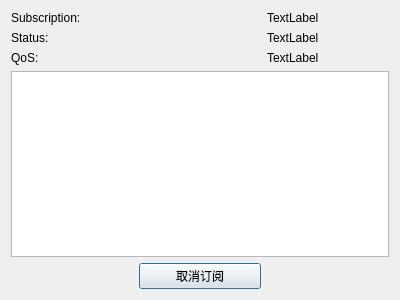
<?xml version="1.0" encoding="UTF-8"?>
<ui version="4.0">
 <class>CDialog</class>
 <widget class="QDialog" name="CDialog">
  <property name="geometry">
   <rect>
    <x>0</x>
    <y>0</y>
    <width>400</width>
    <height>300</height>
   </rect>
  </property>
  <property name="windowTitle">
   <string>Dialog</string>
  </property>
  <layout class="QGridLayout" name="gridLayout">
   <item row="0" column="0">
    <widget class="QLabel" name="label">
     <property name="text">
      <string>Subscription:</string>
     </property>
    </widget>
   </item>
   <item row="0" column="2">
    <widget class="QLabel" name="labelSubscription">
     <property name="text">
      <string>TextLabel</string>
     </property>
    </widget>
   </item>
   <item row="1" column="0">
    <widget class="QLabel" name="label_3">
     <property name="text">
      <string>Status:</string>
     </property>
    </widget>
   </item>
   <item row="1" column="2">
    <widget class="QLabel" name="labelStatus">
     <property name="text">
      <string>TextLabel</string>
     </property>
    </widget>
   </item>
   <item row="2" column="0">
    <widget class="QLabel" name="label_5">
     <property name="text">
      <string>QoS:</string>
     </property>
    </widget>
   </item>
   <item row="2" column="2">
    <widget class="QLabel" name="labelQoS">
     <property name="text">
      <string>TextLabel</string>
     </property>
    </widget>
   </item>
   <item row="3" column="0" colspan="3">
    <widget class="QTextEdit" name="textEdit"/>
   </item>
   <item row="4" column="1">
    <widget class="QPushButton" name="pushButton">
     <property name="text">
      <string>取消订阅</string>
     </property>
    </widget>
   </item>
  </layout>
 </widget>
 <resources/>
 <connections/>
</ui>
